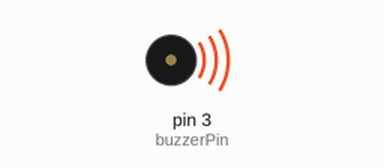
This sketch was run on a simulated Arduino Uno, built with avr-gcc and run on an emulated ATmega328P. Shown: buzzer (waves = sounding, pin HIGH).

Above: at 1.22 s.
Timing chart, 0 to 4.2 s (numbered marks = the images above):
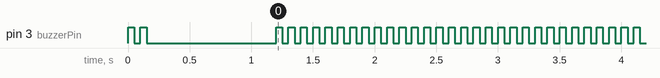

Measured:
- by itself, pin 3 (buzzerPin): goes LOW 0.05 s, HIGH 0.05 s, LOW 1.1 s, 1287 × (HIGH 0.05 s, LOW 0.05 s), HIGH 0.05 s, then LOW

The sketch:

Buzzer.ino
```cpp
int buzzerPin = 3; //Define buzzerPin

void setup() {
  pinMode(buzzerPin, OUTPUT); //Set buzzerPin as output
  beep(50); //Beep
  beep(50); //Beep
  delay(1000); //Add a little delay

}

void loop() {
  beep(50); //Beep every 500 milliseconds

}

void beep(unsigned char delayms) { //creating function
  analogWrite(buzzerPin, 255); //Setting pin to high
  delay(delayms); //Delaying
  analogWrite(buzzerPin ,0); //Setting pin to LOW
  delay(delayms); //Delaying


}
```
